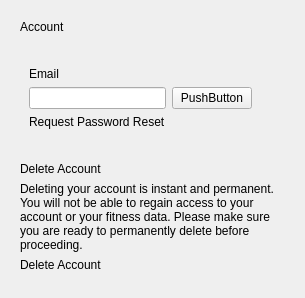
       <widget class="QWidget" name="AccountPage">
        <layout class="QVBoxLayout" name="verticalLayout_26">
         <item>
          <widget class="QWidget" name="AccountHeaderWidget" native="true">
           <property name="maximumSize">
            <size>
             <width>16777215</width>
             <height>50</height>
            </size>
           </property>
           <layout class="QVBoxLayout" name="verticalLayout_21">
            <item>
             <widget class="QLabel" name="AccountHeaderLabel">
              <property name="text">
               <string>Account</string>
              </property>
             </widget>
            </item>
           </layout>
          </widget>
         </item>
         <item>
          <widget class="QWidget" name="AccountEmailWidget" native="true">
           <layout class="QFormLayout" name="formLayout_2">
            <item row="0" column="0">
             <widget class="QWidget" name="AccountEmailInnterWidget" native="true">
              <layout class="QGridLayout" name="gridLayout_20">
               <item row="0" column="0">
                <widget class="QLabel" name="APEmailLabel">
                 <property name="text">
                  <string>Email</string>
                 </property>
                </widget>
               </item>
               <item row="1" column="0">
                <widget class="QLineEdit" name="APEmailLE"/>
               </item>
               <item row="1" column="1">
                <widget class="QPushButton" name="APEmailSaveButton">
                 <property name="text">
                  <string>PushButton</string>
                 </property>
                </widget>
               </item>
               <item row="2" column="0">
                <widget class="QLabel" name="APPasswordReset">
                 <property name="text">
                  <string>Request Password Reset</string>
                 </property>
                </widget>
               </item>
              </layout>
             </widget>
            </item>
            <item row="0" column="1">
             <widget class="QWidget" name="APEmptyWidgetRight" native="true">
              <layout class="QVBoxLayout" name="verticalLayout_27"/>
             </widget>
            </item>
           </layout>
          </widget>
         </item>
         <item>
          <widget class="QWidget" name="DeleteAccountWidget" native="true">
           <layout class="QVBoxLayout" name="verticalLayout_25">
            <item>
             <widget class="QLabel" name="DeleteAccountLabel">
              <property name="text">
               <string>Delete Account</string>
              </property>
             </widget>
            </item>
            <item>
             <widget class="QLabel" name="DeleteAccountLongLabel">
              <property name="maximumSize">
               <size>
                <width>400</width>
                <height>16777215</height>
               </size>
              </property>
              <property name="text">
               <string>Deleting your account is instant and permanent. You will not be able to regain access to your account or your fitness data. Please make sure you are ready to permanently delete before proceeding.</string>
              </property>
              <property name="wordWrap">
               <bool>true</bool>
              </property>
             </widget>
            </item>
            <item>
             <widget class="QLabel" name="DeleteAccountClickableLabel">
              <property name="text">
               <string>Delete Account</string>
              </property>
             </widget>
            </item>
           </layout>
          </widget>
         </item>
         <item>
          <widget class="QWidget" name="APEmptyWidgetBottom" native="true">
           <property name="maximumSize">
            <size>
             <width>16777215</width>
             <height>100</height>
            </size>
           </property>
          </widget>
         </item>
        </layout>
       </widget>
